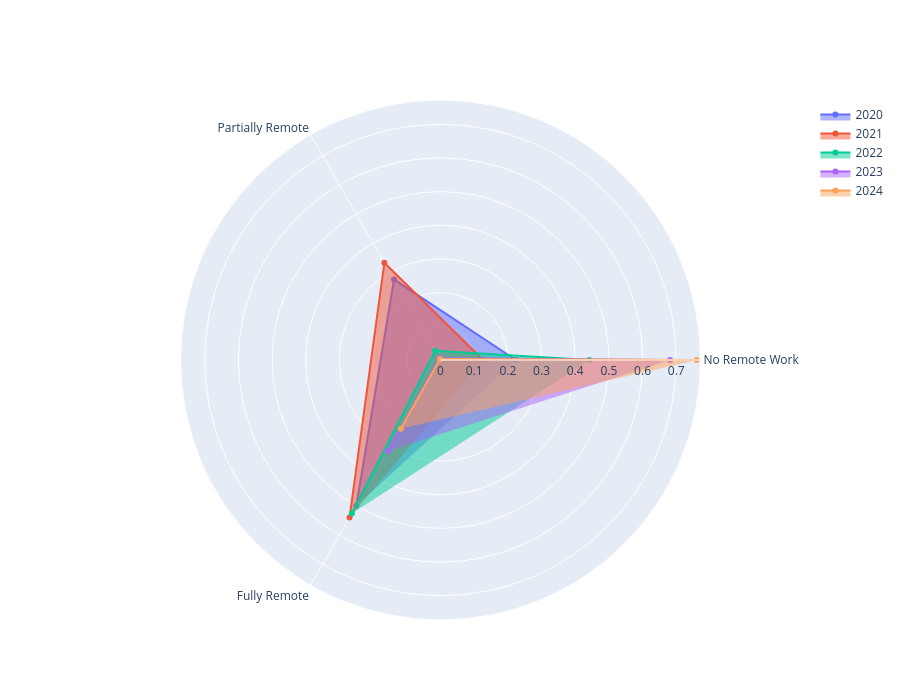

Here is the notebook cell this chart was saved with:
### Code cell
# Radar Chart

categories=["No Remote Work", "Partially Remote", "Fully Remote"]

fig=go.Figure()

fig.add_trace(go.Scatterpolar(
    r=df[df["work_year"]==2020]["remote_ratio"].value_counts().sort_index() / len(df[df["work_year"]==2020]),
    theta=categories,
    fill="toself",
    name="2020"
))

fig.add_trace(go.Scatterpolar(
    r=df[df["work_year"]==2021]["remote_ratio"].value_counts().sort_index() / len(df[df["work_year"]==2021]),
    theta=categories,
    fill="toself",
    name="2021"
))

fig.add_trace(go.Scatterpolar(
    r=df[df["work_year"]==2022]["remote_ratio"].value_counts().sort_index() / len(df[df["work_year"]==2022]),
    theta=categories,
    fill="toself",
    name="2022"
))

fig.add_trace(go.Scatterpolar(
    r=df[df["work_year"]==2023]["remote_ratio"].value_counts().sort_index() / len(df[df["work_year"]==2023]),
    theta=categories,
    fill="toself",
    name="2023"
))

fig.add_trace(go.Scatterpolar(
    r=df[df["work_year"]==2024]["remote_ratio"].value_counts().sort_index() / len(df[df["work_year"]==2024]),
    theta=categories,
    fill="toself",
    name="2024"
))

fig.update_layout(
    autosize=False,
    width=900,
    height=700
)

fig.show()

### Figure 1 — Plotly figure (JSON) as saved in the notebook; plotly's stock layout.template omitted (floating-point values rounded to 4 significant figures)
{"data": [{"fill": "toself", "name": "2020", "r": [0.2241, 0.2759, 0.5], "theta": ["No Remote Work", "Partially Remote", "Fully Remote"], "type": "scatterpolar"}, {"fill": "toself", "name": "2021", "r": [0.1264, 0.3333, 0.5402], "theta": ["No Remote Work", "Partially Remote", "Fully Remote"], "type": "scatterpolar"}, {"fill": "toself", "name": "2022", "r": [0.4421, 0.03145, 0.5264], "theta": ["No Remote Work", "Partially Remote", "Fully Remote"], "type": "scatterpolar"}, {"fill": "toself", "name": "2023", "r": [0.6816, 0.006222, 0.3122], "theta": ["No Remote Work", "Partially Remote", "Fully Remote"], "type": "scatterpolar"}, {"fill": "toself", "name": "2024", "r": [0.7609, 0.003053, 0.236], "theta": ["No Remote Work", "Partially Remote", "Fully Remote"], "type": "scatterpolar"}], "layout": {"autosize": false, "height": 700, "width": 900}}
